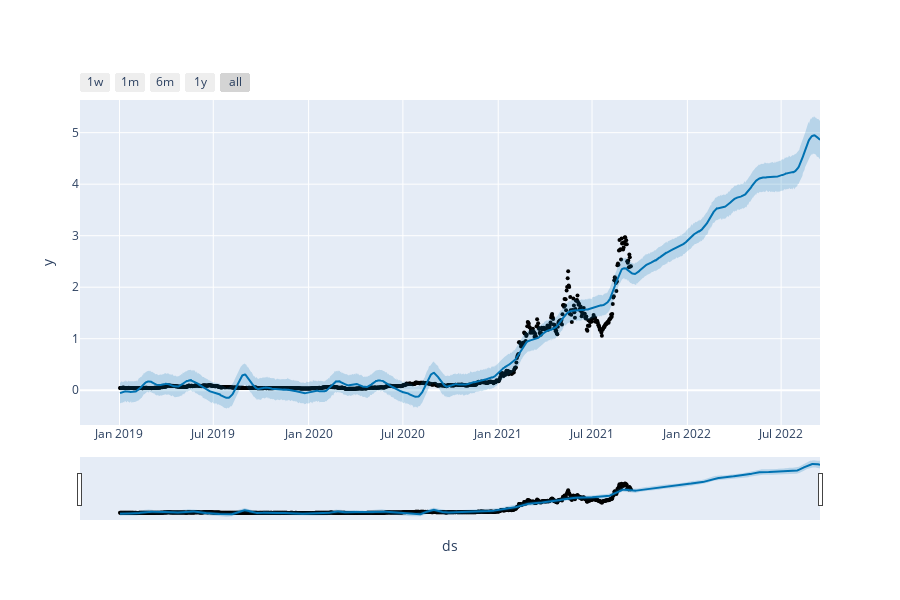

Notebook code for this chart:
### Code cell
fb_plots(model, forecast)

### Figure 1 — Plotly figure (JSON) as saved in the notebook; plotly's stock layout.template omitted (floating-point values rounded to 4 significant figures; data arrays with more than 128 entries replaced by an {"elided": "..."} marker saying what was removed)
{"data": [{"marker": {"color": "black", "size": 4}, "mode": "markers", "name": "Actual", "type": "scatter", "x": {"elided": "983 str values"}, "y": {"elided": "983 float values"}}, {"hoverinfo": "skip", "line": {"width": 0}, "mode": "lines", "type": "scatter", "x": {"elided": "1348 str values"}, "y": {"elided": "1348 float values"}}, {"fill": "tonexty", "fillcolor": "rgba(0, 114, 178, 0.2)", "line": {"color": "#0072B2", "width": 2}, "mode": "lines", "name": "Predicted", "type": "scatter", "x": {"elided": "1348 str values"}, "y": {"elided": "1348 float values"}}, {"fill": "tonexty", "fillcolor": "rgba(0, 114, 178, 0.2)", "hoverinfo": "skip", "line": {"width": 0}, "mode": "lines", "type": "scatter", "x": {"elided": "1348 str values"}, "y": {"elided": "1348 float values"}}], "layout": {"height": 600, "showlegend": false, "width": 900, "xaxis": {"autorange": true, "range": ["2018-10-16 19:12", "2022-09-14"], "rangeselector": {"buttons": [{"count": 7, "label": "1w", "step": "day", "stepmode": "backward"}, {"count": 1, "label": "1m", "step": "month", "stepmode": "backward"}, {"count": 6, "label": "6m", "step": "month", "stepmode": "backward"}, {"count": 1, "label": "1y", "step": "year", "stepmode": "backward"}, {"step": "all"}]}, "rangeslider": {"autorange": true, "range": ["2018-10-16 19:12", "2022-09-14"], "visible": true, "yaxis": {"_template": null, "rangemode": "match"}}, "title": {"text": "ds"}, "type": "date"}, "yaxis": {"autorange": true, "range": [-0.6751, 5.634], "title": {"text": "y"}, "type": "linear"}}}
